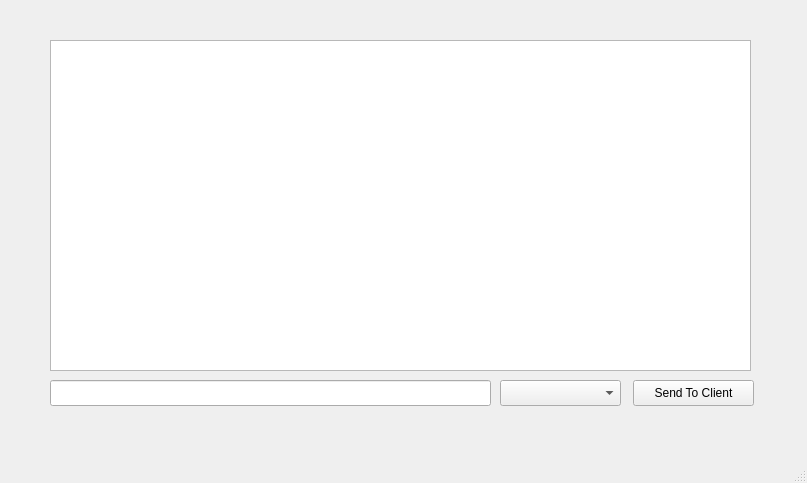
<?xml version="1.0" encoding="UTF-8"?>
<ui version="4.0">
 <class>MainWindow</class>
 <widget class="QMainWindow" name="MainWindow">
  <property name="geometry">
   <rect>
    <x>0</x>
    <y>0</y>
    <width>807</width>
    <height>483</height>
   </rect>
  </property>
  <property name="windowTitle">
   <string>MainWindow</string>
  </property>
  <widget class="QWidget" name="centralwidget">
   <widget class="QTextEdit" name="textEdit">
    <property name="geometry">
     <rect>
      <x>50</x>
      <y>40</y>
      <width>701</width>
      <height>331</height>
     </rect>
    </property>
   </widget>
   <widget class="QLineEdit" name="lineEdit">
    <property name="geometry">
     <rect>
      <x>50</x>
      <y>380</y>
      <width>441</width>
      <height>26</height>
     </rect>
    </property>
   </widget>
   <widget class="QPushButton" name="pushButton">
    <property name="geometry">
     <rect>
      <x>633</x>
      <y>380</y>
      <width>121</width>
      <height>26</height>
     </rect>
    </property>
    <property name="text">
     <string>Send To Client</string>
    </property>
   </widget>
   <widget class="QComboBox" name="comboBox">
    <property name="geometry">
     <rect>
      <x>500</x>
      <y>380</y>
      <width>121</width>
      <height>26</height>
     </rect>
    </property>
   </widget>
  </widget>
  <widget class="QMenuBar" name="menubar">
   <property name="geometry">
    <rect>
     <x>0</x>
     <y>0</y>
     <width>807</width>
     <height>23</height>
    </rect>
   </property>
  </widget>
  <widget class="QStatusBar" name="statusbar"/>
 </widget>
 <resources/>
 <connections/>
</ui>
